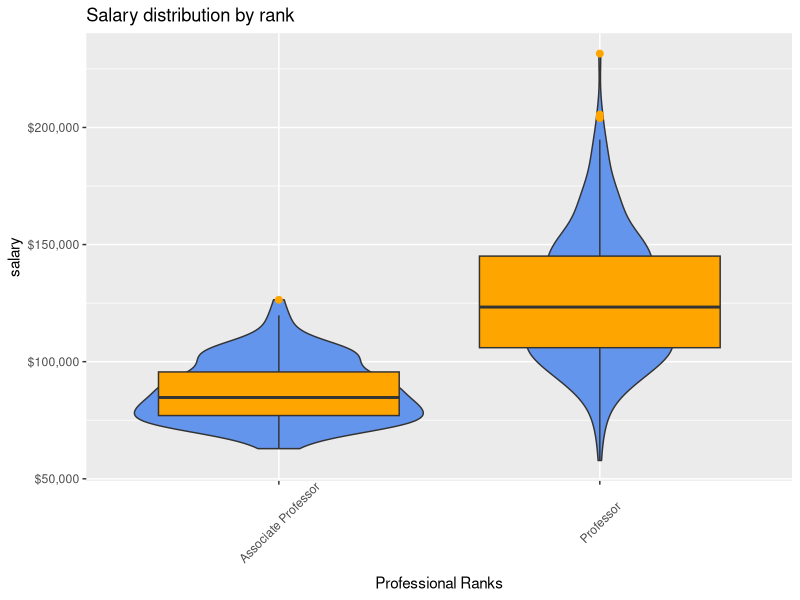

This chart was generated by the following R code:
# superimposing violin plot and 
# boxplot might give more insigts  to our data

library(ggplot2)
data(Salaries, package = 'carData')
plot_data<-Salaries


ggplot(
  plot_data,
  aes(
    x=factor(
      rank,
      labels = c(
        "Associate Professor",
        "Associate Professor",
        "Professor"
      )
    ),
    y=salary
  )
)+
  geom_violin(fill="cornflowerblue")+
  geom_boxplot(
    fill="orange",
    outlier.color = "orange",
    outlier.size = 2
  )+
  scale_y_continuous(
    labels = scales::dollar
  )+
  labs(title="Salary distribution by rank",
       x="Professional Ranks")+
  theme(axis.text.x = element_text(angle = 45, vjust = 0.6))